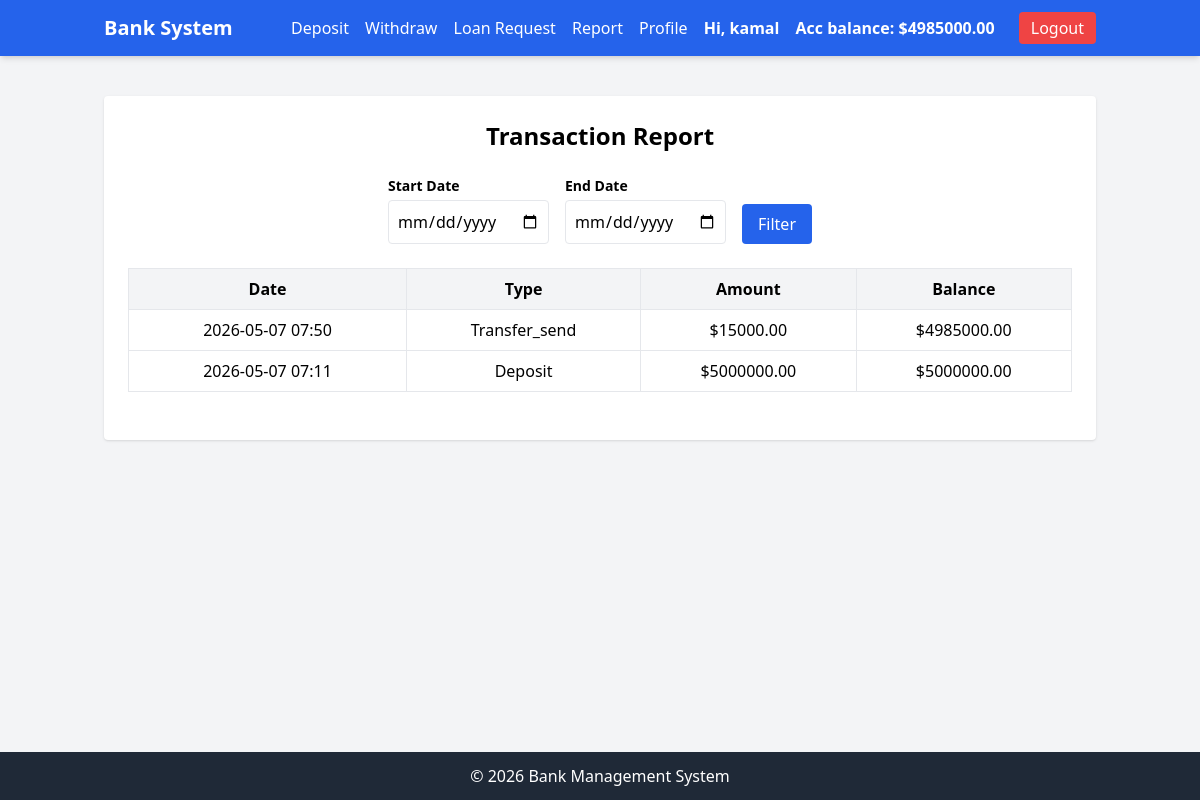
The page /transactions/report/ (signed in) on the database its author committed.
### accounts/models.py (models this page shows, shortened)
class UserBankAccount(models.Model):
    user=models.OneToOneField(User,on_delete=models.CASCADE,related_name='account')
    account_type=models.CharField(choices=Account_Type)
    account_no=models.IntegerField(unique=True)
    birth_date=models.DateField()
    gender=models.CharField(choices=Gender_Type)
    initial_deposit_date=models.DateField(auto_now_add=True)
    balance=models.DecimalField(default=0.00,max_digits=10,decimal_places=2)

### transactions/models.py (models this page shows)
class Transaction(models.Model):
    account=models.ForeignKey(UserBankAccount,on_delete=models.CASCADE)
    amount=models.DecimalField(decimal_places=2,max_digits=10)
    balance_after_transaction=models.DecimalField(decimal_places=2,max_digits=10)
    transaction_type=models.IntegerField(choices=TRANSACTION_TYPES, null=True)
    timestamp=models.DateTimeField(auto_now_add=True)
    loan_approve=models.BooleanField(default=False)
    class Meta:
        ordering=['timestamp']

### transactions/views.py (the view, shortened to what this page needs)
# urls.py: path('report/',TransactionReportView.as_view(),name='transaction_report'),
class TransactionReportView(LoginRequiredMixin, ListView):
    model = Transaction
    template_name = 'transaction_report.html'
    context_object_name = 'transactions'
    paginate_by = 10
    def get_queryset(self):
        account = self.request.user.account
        queryset = Transaction.objects.filter(account=account)
        start_date = self.request.GET.get('start_date')
        end_date = self.request.GET.get('end_date')
        return queryset.order_by('-timestamp')
    def get_context_data(self, **kwargs):
        context = super().get_context_data(**kwargs)
        context.update({
            'title': 'Transaction Report',
            'start_date': self.request.GET.get('start_date'),
            'end_date': self.request.GET.get('end_date'),
        })
        return context

### transactions/templates/transaction_report.html (shortened to what this page needs)
{% extends "base.html" %}
{% block content %}
<div class="bg-white p-6 rounded shadow">
    <h2 class="text-2xl font-bold mb-6 text-center">
        {{ title }}
    </h2>
    <form method="get" class="flex flex-wrap gap-4 justify-center mb-6">
        <div>
            <label class="block text-sm font-semibold mb-1">Start Date</label>
            <input type="date" name="start_date" value="{{ start_date }}"
                   class="border p-2 rounded w-full">
        </div>
        <div>
            <label class="block text-sm font-semibold mb-1">End Date</label>
            <input type="date" name="end_date" value="{{ end_date }}"
                   class="border p-2 rounded w-full">
        </div>
        <div class="flex items-end">
            <button type="submit"
                class="bg-blue-600 text-white px-4 py-2 rounded hover:bg-blue-700">
                Filter
            </button>
        </div>
    </form>
    <div class="overflow-x-auto">
        <table class="w-full border border-gray-200">
            <thead class="bg-gray-100">
                <tr>
                    <th class="p-2 border">Date</th>
                    <th class="p-2 border">Type</th>
                    <th class="p-2 border">Amount</th>
                    <th class="p-2 border">Balance</th>
                </tr>
            </thead>
            <tbody>
                {% for t in transactions %}
                    <tr class="text-center hover:bg-gray-50">
                        <td class="p-2 border">
                            {{ t.timestamp|date:"Y-m-d H:i" }}
                        </td>
                        <td class="p-2 border">
                            {{ t.get_transaction_type_display }}
                        </td>
                        <td class="p-2 border">
                            ${{ t.amount }}
                        </td>
                        <td class="p-2 border">
                            ${{ t.balance_after_transaction }}
                        </td>
                    </tr>
                {% empty %}
                    <tr>
                        <td colspan="4" class="p-4 text-center text-gray-500">
                            No transactions found
                        </td>
                    </tr>
                {% endfor %}
            </tbody>
        </table>
    </div>
</div>
{% endblock %}

### core/templates/base.html (shortened to what this page needs)
{% load static %}
<!DOCTYPE html>
<html lang="en">
<head>
    <script src="https://cdn.tailwindcss.com"></script>
</head>
<body class="bg-gray-100 min-h-screen flex flex-col">
<nav class="bg-blue-600 text-white shadow-md">
    <div class="container mx-auto px-4 py-3 flex justify-between items-center">
        <a href="{% url 'home' %}" class="text-xl font-bold">Bank System</a>
        <div class="space-x-3">
            {% if user.is_authenticated %}
                <a href="{% url 'deposit' %}" class="hover:underline">Deposit</a>
                <a href="{% url 'withdraw' %}" class="hover:underline">Withdraw</a>
                <a href="{% url 'loan_request' %}" class="hover:underline">Loan Request</a>
                <a href="" class="hover:underline">Report</a>
                <a href="" class="hover:underline">Profile</a>
                <span class="font-semibold ml-2">Hi, {{ user.username }}</span>
                <span class="font-semibold ml-2">Acc balance: ${{ user.account.balance|floatformat:2 }}</span>
                <form method="post" action="{% url 'logout' %}" class="inline">
                    <button type="submit"
                        class="bg-red-500 px-3 py-1 rounded hover:bg-red-600 ml-2">
                        Logout
                    </button>
                </form>
            {% endif %}
        </div>
    </div>
</nav>
<main class="flex-grow container mx-auto px-4 py-6">
    {% block content %}
    {% endblock %}
</main>
<footer class="bg-gray-800 text-white text-center py-3 mt-auto">
    <p>&copy; 2026 Bank Management System</p>
</footer>
</body>
</html>

### rows shown on the page
Transaction: timestamp "2026-05-07 07:50", transaction_type "Transfer_send", amount "15000.00", balance_after_transaction "4985000.00"
Transaction: timestamp "2026-05-07 07:11", transaction_type "Deposit", amount "5000000.00", balance_after_transaction "5000000.00"

### other values the page prints
{{ user.username }} "kamal"
{{ user.account.balance|floatformat:2 }} "4985000.00"
{{ title }} "Transaction Report"
